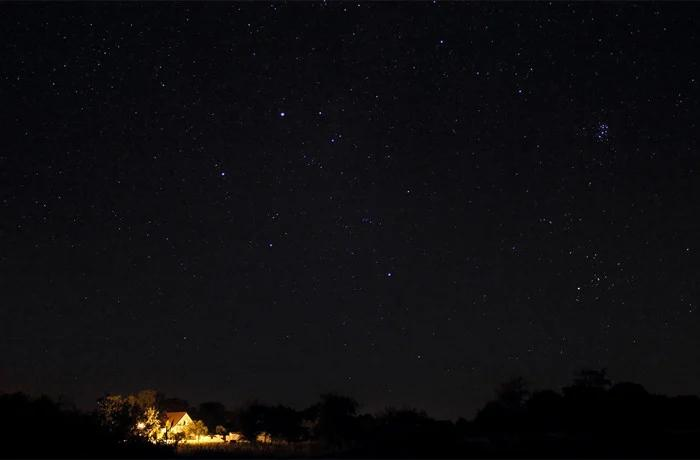
#> input picture resources/images/deblurring/dark-sky.jpg, 700 x 460 px
$ jupyter execute --allow-errors batched-admm-with-nuclear-norm.ipynb
#> lines starting #> are read from the running program, lines starting #| are printed output that depends on the picture
# Deblurring with Nuclear Norm Prior

[cell 1]
import numpy as np
import numpy.fft as fft
import cv2 as cv
import pywt as wt
import matplotlib.pyplot as plt

from PIL import Image
from scipy.signal import convolve2d
from sklearn.feature_extraction.image import extract_patches_2d
from tqdm.notebook import tqdm

## Load an image

[cell 2]
BASE_DIR = '../../resources/images/deblurring'
dark_sky_img = cv.cvtColor(cv.imread(f'{BASE_DIR}/dark-sky.jpg'), cv.COLOR_BGR2RGB)
dark_sky_rec = dark_sky_img[300:428, 100:228, :]
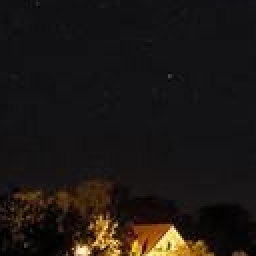
#> dark_sky_rec: shape (128, 128, 3) (shown 2 times larger); mean R, G, B 28, 23.2, 20
print(f'The dark sky image has {dark_sky_img.shape} dimensions')
#| The dark sky image has (460, 700, 3) dimensions

[cell 3]
plt.figure(figsize=(8, 4))
plt.subplot(1, 2, 1)
plt.imshow(dark_sky_img)
plt.title(f'Dark sky: {dark_sky_img.shape}')
plt.axis('off')
plt.subplot(1, 2, 2)
plt.imshow(dark_sky_rec)
plt.title(f'Dark sky recorted: {dark_sky_rec.shape}')
plt.axis('off')
plt.tight_layout()
plt.show()

Extract luminance component in LAB space.

[cell 4]
dark_sky_l, dark_sky_a, dark_sky_b = cv.split(cv.cvtColor(dark_sky_rec, cv.COLOR_RGB2LAB))
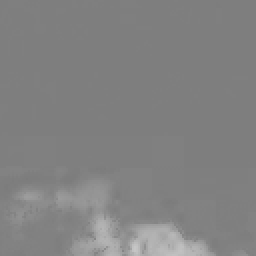
#> dark_sky_b: shape (128, 128) (shown 2 times larger); min 123, max 198, mean 130

plt.figure(figsize=(11, 4))
plt.subplot(1, 2, 1)
plt.imshow(dark_sky_l, cmap='gray')
plt.title('Luminance of Dark Sky recorted')
plt.axis('off')
plt.subplot(1, 2, 2)
plt.hist(dark_sky_l.ravel(), bins=256, range=(0, 255))
plt.title('Histogram of Luminance')
plt.xlabel('Levels of intensity')
plt.ylabel('Counts')
plt.yscale('log')
plt.grid(axis='y', ls='--', alpha=0.5)

plt.tight_layout()
plt.show()
#> figure, not shown here; panel 2: tallest bar 4885 high, from x = 14.94 to 15.94

## Affect image with blurring

Get a gaussian kernel normalized.

[cell 5]
KERNEL_SZ = 9
KERNEL_STD = 2

H = cv.getGaussianKernel(ksize=KERNEL_SZ, sigma=KERNEL_STD)
H = H @ H.T

H = H / np.sum(H)

plt.imshow(H)
plt.axis('off')
plt.title(f'Gaussian kernel of size {H.shape} and sigma {KERNEL_STD}')
plt.show()

Pad a kernel for resize up to image size.

[cell 6]
def pad_kernel_to_image_size(H_kernel, image_shape):
    H_padded = np.zeros(image_shape)
    kh, kw = H_kernel.shape
    ih, iw = image_shape

    # Posición para centrar el kernel
    top = (ih - kh) // 2
    left = (iw - kw) // 2

    H_padded[top:top + kh, left:left + kw] = H_kernel
    return H_padded

H_padded = pad_kernel_to_image_size(H, dark_sky_l.shape)

plt.imshow(H_padded)
plt.title(f'Kernel padded {H_padded.shape}')
plt.axis('off')
plt.show()

Apply blurring to luminance.

[cell 7]
Y = convolve2d(dark_sky_l, H, mode='same', boundary='symm')
Y = (Y - Y.min()) / (Y.max() - Y.min())
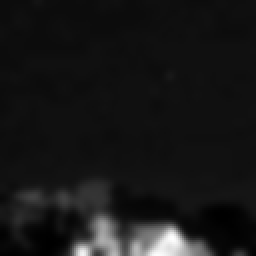
#> Y: shape (128, 128) float64 (shown 2 times larger); min 0, max 1, mean 0.0928

plt.imshow(Y, cmap='gray')
plt.title('Blurring luminance of dark sky')
plt.axis('off')
plt.show()

## Deblurring using full matrix

The formulation of problem is:
$$
\frac{1}{2} \Vert H * X - Y \Vert_2^2 + \frac{\rho}{2} \Vert X - Z^k + C^k \Vert_2^2
$$
$$
\begin{alignat}{1}
\nabla_X &= 0
\end{alignat}
$$

The formulation of used steps are:
$$
\begin{gather}
X_{k + 1} = \mathcal{F}^{-1} \Bigg\{
\frac{\mathcal{F}\{ H^+ * Y \} - \rho \mathcal{F}\{ C^k - Z^k \}} {\mathcal{F}\{ H^+ * H \} + \rho}
\Bigg\} \\
\text{where } H^+ = H \text{ rotated 180 degrees}
\end{gather}
$$

Implements the steps:

[cell 8]
def soft_thresholding(x, tau):
    return np.sign(x) * np.maximum(np.abs(x) - tau, 0.0)

def normalizer(img):
    img = (img - img.min()) / (img.max() - img.min())
    return img

def admm(H, Y, lambd=0.1, rho=1, max_iter=100, tol=1e-4):
#> called with lambd = 0.01, rho = 3, max_iter = 10, tol = 0.0001
    m, n = Y.shape
#> m = 128; n = 128
    X = Y.copy()
    Z = np.zeros((m, n))
    C = np.zeros((m, n))

    H_frr = fft.fft2(fft.fftshift(H))
    H_rot180 = np.rot90(np.rot90(H))
    H_rot180_frr = fft.fft2(fft.fftshift(H_rot180))
    Y_frr = fft.fft2(Y)

    history = []
    for i in range(max_iter):
        X_old = X.copy()

        # x-update
        x_fourier = ((H_rot180_frr * Y_frr) - rho * fft.fft2(C - Z)) / (H_rot180_frr * H_frr + rho)
        X = fft.ifft2(x_fourier).real

        # z-update (soft-thresholding)
        R = X + C
        U, s, Vt = np.linalg.svd(R, full_matrices=False)
        S = np.diag(soft_thresholding(s, lambd / rho))
        Z = U @ S @ Vt

        # c-update
        C += X - Z

        error_mae = np.mean(np.abs(X - X_old))
        history.append(error_mae)
        # Convergence check
        if error_mae < tol:
            break
#> this loop made 10 passes
#> error_mae on passes 1 to 10: 0.0698, 0.0174, 0.0131, 0.0098, 0.00738, 0.0056, 0.00428, 0.0033, 0.00258, 0.00204
#> pass 1, in admm, `U, s, Vt = np.linalg.svd(R, full_matrices=False)`:
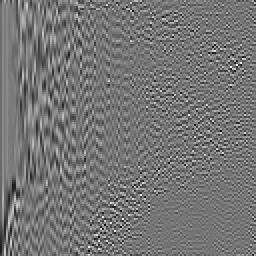
#> U: shape (128, 128) float64 (shown 2 times larger); min -0.39, max 0.455, mean 0.000325; drawn with min black and max white
#> pass 1, in admm, `U, s, Vt = np.linalg.svd(R, full_matrices=False)`:
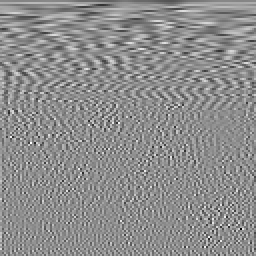
#> Vt: shape (128, 128) float64 (shown 2 times larger); min -0.45, max 0.36, mean 3.3e-05; drawn with min black and max white
#> after the loop:
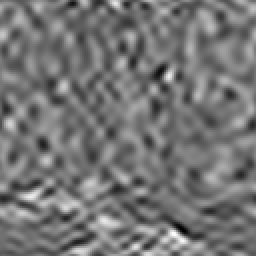
#> C: shape (128, 128) float64 (shown 2 times larger); min -0.000485, max 0.000625, mean 2.49e-05; drawn with min black and max white
#> after the loop, history = [0.0698, 0.0174, 0.0131, 0.0098, 0.00738, 0.0056, 0.00428, 0.0033, 0.00258, 0.00204]

    return normalizer(X), history

Apply the ADMM on blurred luminance.

[cell 9]
X_est, hist_mae = admm(H_padded, Y, lambd=0.01, rho=3, max_iter=10)
#> hist_mae has the same summary as history in admm

[cell 10]
#X_est = post_process(X_est)

plt.figure(figsize=(11, 5))
plt.subplot(1, 2, 1)
plt.imshow(X_est, cmap='gray')
plt.title('Estimation of original image (X)')
plt.subplot(1, 2, 2)
plt.plot(range(len(hist_mae)), hist_mae, marker='o')
plt.title('MAE error progression')

plt.tight_layout()
plt.show()
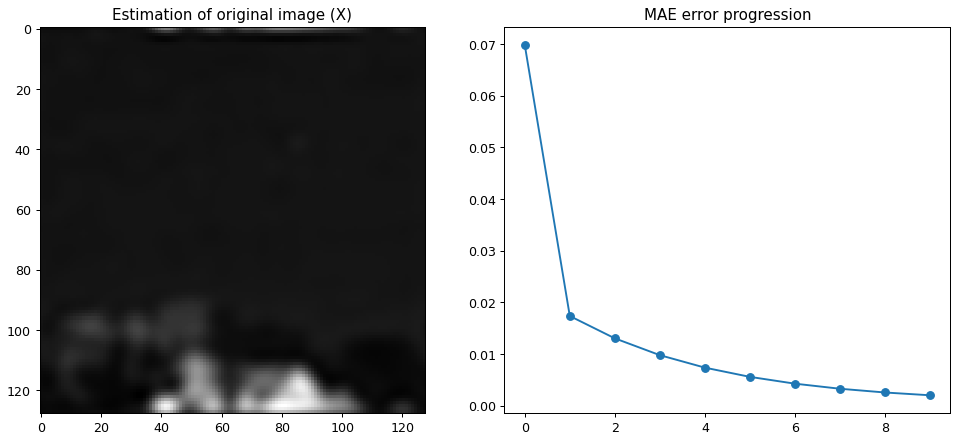
#> figure drawn by matplotlib, 2 panels; panel 2: curve peaks at x = 0, y = 0.0698

[cell 11]
plt.figure(figsize=(13, 6))
plt.subplot(131)
plt.imshow(dark_sky_l, cmap='gray')
plt.colorbar()
plt.title('X')

plt.subplot(132)
plt.title('Y')
plt.imshow(Y, cmap='gray')
plt.colorbar()

plt.subplot(133)
plt.title('X estimated')
plt.imshow(X_est, cmap='gray')
plt.colorbar()

plt.tight_layout()
plt.show()
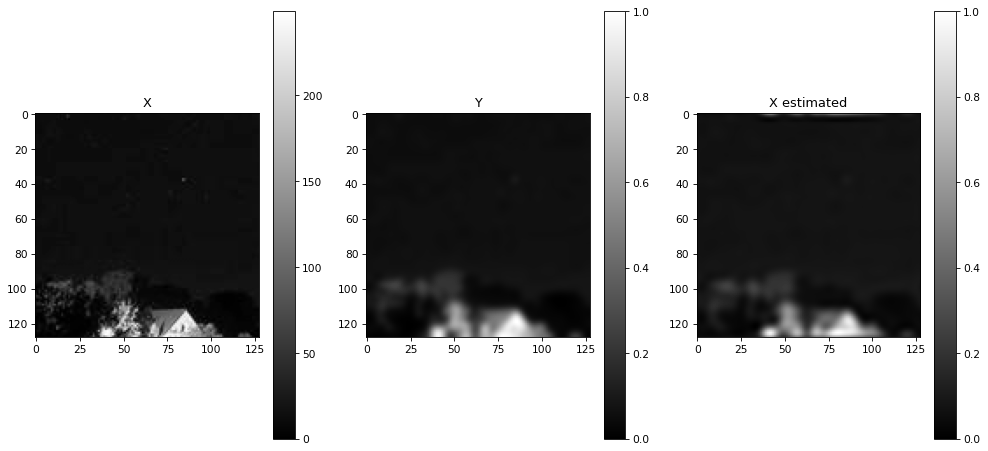
#> figure drawn by matplotlib, 6 panels

Compute the errors with the ideal image:

[cell 12]
def mae_error(img_est, img_ref):
    mae = np.mean(np.abs(img_est - img_ref))
#> mae = 0.0293
    return mae
def rmse_error(img_est, img_ref):
    rmse = np.sqrt(np.mean(np.power(img_ref - img_est, 2)))
#> rmse = 0.0505
    return rmse
def compute_errors(img_est, img_ref):
    return mae_error(img_est, img_ref), rmse_error(img_est, img_ref)

Define an bar plotter to represent errors:

[cell 13]
def bar_errors(errors, x_text='', y_text='', title_text='', offset_text=1, colors=['green', 'dodgerblue']):
    err_labels = ['MAE', 'RMSE']
    plt.bar(err_labels, errors, color=colors)
    for idx, val in enumerate(errors):
        val_f = f'{val:.4f}'
        plt.text(idx, val + offset_text, val_f, ha='center')
    plt.ylim(0, np.max(errors) + np.max(errors) * .2)
    plt.xlabel(x_text)
    plt.ylabel(y_text)
    plt.title(title_text)

Show errors:

[cell 14]
errs = compute_errors(normalizer(dark_sky_l), X_est)
#> errs = (0.0293, 0.0505)
errs_blurr = compute_errors(normalizer(dark_sky_l), Y)
#> errs_blurr = (0.0154, 0.041)
offset = 0.001

plt.figure(figsize=(13, 4))
plt.subplot(1, 2, 1)
bar_errors(errs,
          title_text='Estimation against original luminance',
          offset_text=0.001)
#> the loop in bar_errors, `for idx, val in enumerate(errors):` made 2 passes
#> (val, val_f) on passes 1 to 2: (0.0293, '0.0293'), (0.0505, '0.0505')
plt.subplot(1, 2, 2)
bar_errors(errs_blurr,
          title_text='Blurr against original luminance',
          offset_text=0.001)
#> the loop in bar_errors (call 2), `for idx, val in enumerate(errors):` made 2 passes
#> (val, val_f) on passes 1 to 2: (0.0154, '0.0154'), (0.041, '0.0410')
plt.show()
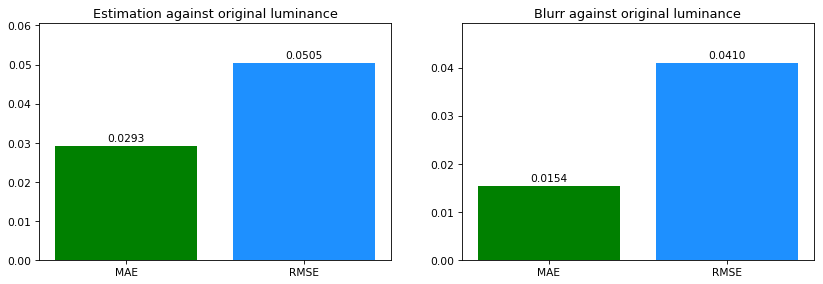
#> figure drawn by matplotlib, 2 panels

## Deblurring using patches

### Functions to compute the batches

[cell 15]
# [41 lines left out: function extract_similar_patches, not called in this run]

[cell 16]
# [41 lines left out: function aggregate_patches, not called in this run]

Using the patches generated for before functions, compute the z-step for the ADMM algorithm:

[cell 17]
# [36 lines left out: function z_update, not called in this run]

### ADMM modified

Compose the batch version of ADMM:

[cell 18]
def admm_batches(H, Y, lambd=0.1, rho=1.0, max_iter=100, tol=1e-4, patch_size=8, num_neighbors=15, search_window=10):
#> called with lambd = 0.1, rho = 1, max_iter = 100, tol = 0.0001, patch_size = 3, num_neighbors = 5, search_window = 3
    m, n = Y.shape
#> m = 128; n = 128
    X = Y.copy()  # Initial solution
    Z = np.zeros((m, n))
    C = np.zeros((m, n))

    Hf = np.fft.fft2(H)
    Hcc = np.conjugate(Hf)
    H_dot_Y = Hcc * np.fft.fft2(Y)
    Hcc_dot_H = np.abs(Hf)**2
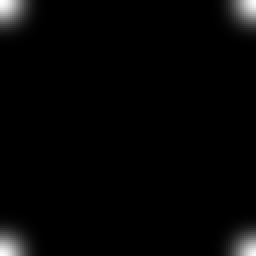
#> Hcc_dot_H: shape (128, 128) float64 (shown 2 times larger); min 2.9e-16, max 1, mean 0.0218

    # Store norms for plotting convergence
    norms = []

    # Create a progress bar
    pbar = tqdm(total=max_iter, desc="ADMM Progress")

    for i in range(max_iter):
        X_old = X.copy()

        # x-update in Fourier domain
        M = np.fft.fft2(Z-C)
        Xf = (H_dot_Y + rho * M) / (Hcc_dot_H + rho + 1e-8) # 1e-8 for numerical stability
        X = np.fft.ifft2(Xf).real

        # z-update (soft-thresholding)
        R = X + C
        Z = z_update(R, lambd=lambd, rho=rho)

        # c-update
        C += X - Z

        # Calculate convergence metric
        norm_diff = np.linalg.norm(X - X_old)
        norms.append(norm_diff)

        # Update progress bar with current norm
        pbar.set_postfix({"norm": f"{norm_diff:.6f}"})
        pbar.update(1)

        # Convergence check
        if norm_diff < tol:
            break

    pbar.close()
    return normalizer(np.fft.fftshift(X)), norms

#> (a cell that did not finish here is left out)

[cell 20]
plt.figure(figsize=(10, 5))
#> (the rest of this cell did not finish here and is left out)

[cell 21]
plt.figure(figsize=(10, 5))
plt.subplot(131)
plt.imshow(dark_sky_l, cmap='gray')
plt.title('X')
plt.subplot(132)
plt.title('Y')
plt.imshow(Y, cmap='gray')
plt.subplot(133)
plt.title('X estimated')
plt.imshow(X_est, cmap='gray')
plt.show()

Show the errors.

[cell 22]
errs = compute_errors(normalizer(dark_sky_l), X_est)
errs_blurr = compute_errors(normalizer(dark_sky_l), Y)
offset = 0.001

plt.figure(figsize=(13, 4))
plt.subplot(1, 2, 1)
bar_errors(errs,
          title_text='Estimation against original luminance',
          offset_text=0.001)
plt.subplot(1, 2, 2)
bar_errors(errs_blurr,
          title_text='Blurr against original luminance',
          offset_text=0.001)
